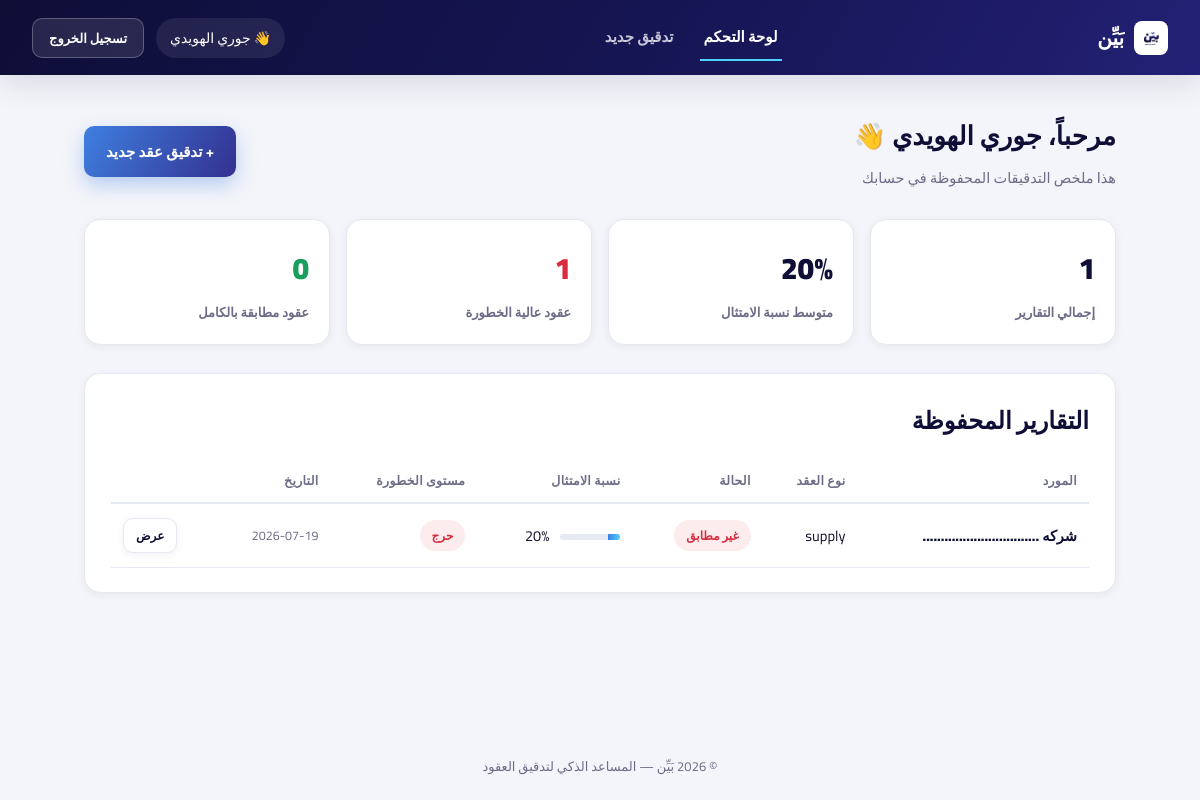
The app's page /dashboard (signed in) with its own data.
### tables this page shows
CREATE TABLE reports (
            id INTEGER PRIMARY KEY AUTOINCREMENT,
            user_id INTEGER NOT NULL,
            supplier_name TEXT NOT NULL,
            contract_type TEXT,
            overall_status TEXT,
            compliance_score INTEGER,
            risk_level TEXT,
            violations_count INTEGER,
            audit_json TEXT NOT NULL,
            pdf_filename TEXT,
            created_at TEXT NOT NULL,
            FOREIGN KEY (user_id) REFERENCES users(id) ON DELETE CASCADE
        );

### app.py (the view)
@app.route("/dashboard")
@login_required
def dashboard():
    reports = db.get_reports_for_user(session["user_id"])
    stats = db.get_dashboard_stats(session["user_id"])
    return render_template(
        "dashboard.html", reports=reports, stats=stats,
        show_splash=_show_splash_once(),
    )

### app.py (called while the page is built)
def login_required(view):
    @wraps(view)
    def wrapped(*args, **kwargs):
        if not session.get("user_id"):
            flash("الرجاء تسجيل الدخول أولاً للوصول لهذه الصفحة.", "error")
            return redirect(url_for("login"))
        return view(*args, **kwargs)
    return wrapped

@app.context_processor
def inject_globals():
    return {
        "current_year": datetime.utcnow().year,
        "status_labels": STATUS_LABELS_AR,
        "risk_labels": RISK_LABELS_AR,
        "severity_labels": SEVERITY_LABELS_AR,
        "contract_type_labels": CONTRACT_TYPE_LABELS_AR,
    }

def _show_splash_once():
    if session.get("splash_seen"):
        return False
    session["splash_seen"] = True
    return True

### database.py (called while the page is built)
def get_db():
    conn = sqlite3.connect(DB_PATH)
    conn.row_factory = sqlite3.Row
    conn.execute("PRAGMA foreign_keys = ON")
    return conn

def get_reports_for_user(user_id):
    conn = get_db()
    try:
        rows = conn.execute(
            "SELECT * FROM reports WHERE user_id = ? ORDER BY created_at DESC", (user_id,)
        ).fetchall()
        return [dict(r) for r in rows]
    finally:
        conn.close()

def get_dashboard_stats(user_id):
    reports = get_reports_for_user(user_id)
    total = len(reports)
    if total == 0:
        return {"total": 0, "avg_score": 0, "high_risk": 0, "passed": 0}
    avg_score = round(sum(r["compliance_score"] or 0 for r in reports) / total)
    high_risk = sum(1 for r in reports if r["risk_level"] in ("CRITICAL", "HIGH"))
    passed = sum(1 for r in reports if r["overall_status"] == "PASS")
    return {"total": total, "avg_score": avg_score, "high_risk": high_risk, "passed": passed}

### templates/dashboard.html (shortened to what this page needs)
{% extends "base.html" %}
{% block content %}
<div class="page-head">
  <div>
    <h1>مرحباً، {{ session.get('user_name') }} 👋</h1>
    <p class="muted">هذا ملخص التدقيقات المحفوظة في حسابك</p>
  </div>
  <a href="{{ url_for('audit') }}" class="btn-primary">+ تدقيق عقد جديد</a>
</div>
<div class="stats-grid">
  <div class="stat-card">
    <span class="stat-value">{{ stats.total }}</span>
    <span class="stat-label">إجمالي التقارير</span>
  </div>
  <div class="stat-card">
    <span class="stat-value">{{ stats.avg_score }}%</span>
    <span class="stat-label">متوسط نسبة الامتثال</span>
  </div>
  <div class="stat-card stat-danger">
    <span class="stat-value">{{ stats.high_risk }}</span>
    <span class="stat-label">عقود عالية الخطورة</span>
  </div>
  <div class="stat-card stat-success">
    <span class="stat-value">{{ stats.passed }}</span>
    <span class="stat-label">عقود مطابقة بالكامل</span>
  </div>
</div>
<div class="section-card">
  <div class="section-head">
    <h2>التقارير المحفوظة</h2>
  </div>
  {% if reports %}
  <div class="reports-table-wrap">
    <table class="reports-table">
      <thead>
        <tr>
          <th>المورد</th>
          <th>نوع العقد</th>
          <th>الحالة</th>
          <th>نسبة الامتثال</th>
          <th>مستوى الخطورة</th>
          <th>التاريخ</th>
          <th></th>
        </tr>
      </thead>
      <tbody>
        {% for r in reports %}
        <tr>
          <td class="cell-strong">{{ r.supplier_name }}</td>
          <td>{{ r.contract_type or '—' }}</td>
          <td><span class="badge badge-status-{{ r.overall_status }}">{{ status_labels.get(r.overall_status, r.overall_status) }}</span></td>
          <td>
            <div class="mini-bar"><span style="width:{{ r.compliance_score }}%"></span></div>
            {{ r.compliance_score }}%
          </td>
          <td><span class="badge badge-risk-{{ r.risk_level }}">{{ risk_labels.get(r.risk_level, r.risk_level) }}</span></td>
          <td class="muted small">{{ r.created_at[:10] }}</td>
          <td class="cell-actions">
            <a href="{{ url_for('view_report', report_id=r.id) }}" class="btn-ghost tiny">عرض</a>
          </td>
        </tr>
        {% endfor %}
      </tbody>
    </table>
  </div>
  {% else %}
  <div class="empty-state">
    <div class="empty-icon">📄</div>
    <p>لا يوجد أي تقرير محفوظ بعد.</p>
    <a href="{{ url_for('audit') }}" class="btn-primary">ابدئي أول تدقيق</a>
  </div>
  {% endif %}
</div>
{% endblock %}

### templates/base.html (shortened to what this page needs)
<!DOCTYPE html>
<html dir="rtl" lang="ar">
<head>
<link rel="stylesheet" href="{{ url_for('static', filename='css/style.css') }}">
</head>
<body class="{% if show_splash %}has-splash{% endif %}">
<div class="app-shell">
  <header class="topbar">
    <a class="brand" href="{{ url_for('dashboard') if session.get('user_id') else url_for('login') }}">
      <img src="{{ url_for('static', filename='img/logo.png') }}" alt="بَيِّن">
      <span>بَيِّن</span>
    </a>
    {% if session.get('user_id') %}
    <nav class="topnav">
      <a href="{{ url_for('dashboard') }}" class="{% if request.endpoint=='dashboard' %}active{% endif %}">لوحة التحكم</a>
      <a href="{{ url_for('audit') }}" class="{% if request.endpoint=='audit' %}active{% endif %}">تدقيق جديد</a>
    </nav>
    <div class="user-menu">
      <span class="user-chip">👋 {{ session.get('user_name') }}</span>
      <a href="{{ url_for('logout') }}" class="btn-ghost small">تسجيل الخروج</a>
    </div>
    {% else %}
    <nav class="topnav">
      <a href="{{ url_for('login') }}" class="{% if request.endpoint=='login' %}active{% endif %}">تسجيل الدخول</a>
      <a href="{{ url_for('signup') }}" class="btn-primary small {% if request.endpoint=='signup' %}active{% endif %}">إنشاء حساب</a>
    </nav>
    {% endif %}
  </header>
  <main class="main">
    {% block content %}{% endblock %}
  </main>
  <footer class="footer">
    <span>© {{ current_year }} بَيِّن — المساعد الذكي لتدقيق العقود</span>
  </footer>
</div>
</body>
</html>

### records on screen
reports: supplier_name "شركه ................................", contract_type "supply", get "غير مطابق", compliance_score "20", get "حرج", created_at "2026-07-19"

### other values on screen
{{ session.get('user_name') }} "جوري الهويدي"
{{ stats.total }} "1"
{{ stats.avg_score }} "20"
{{ stats.high_risk }} "1"
{{ stats.passed }} "0"
